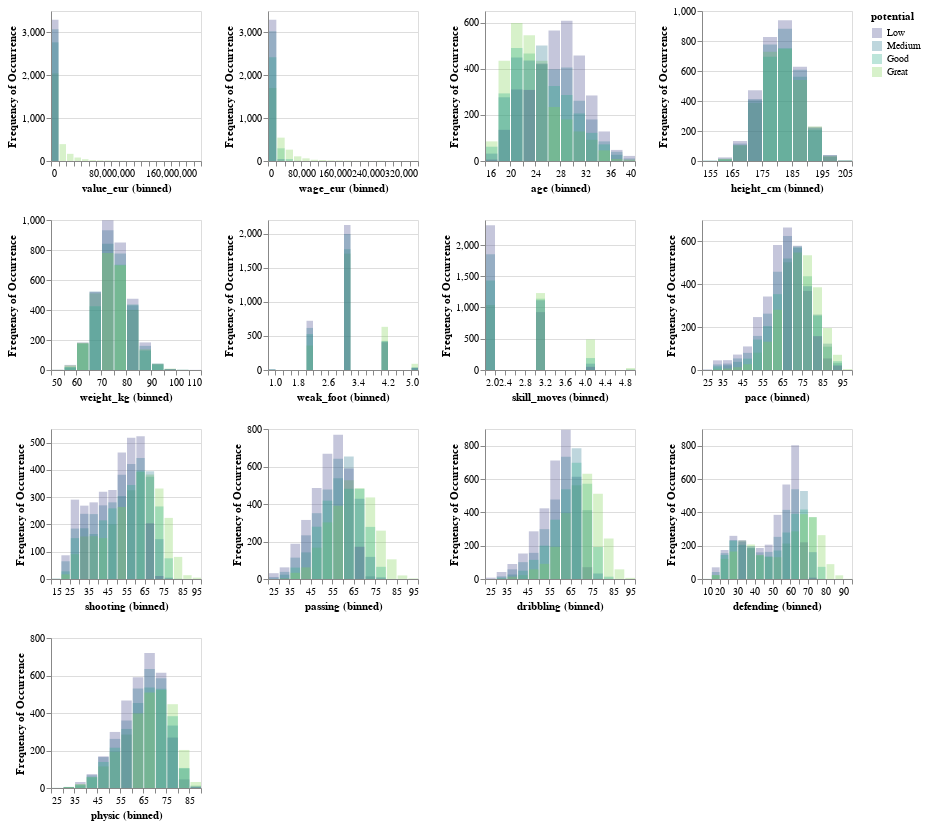

Notebook source saved alongside this figure:
### Code cell
# Exploratory data analysis and visualizing numeric feature distributions across classes
eda_plots = plot_numeric_distributions(fifa_train, 'potential', numeric_features=numeric_feats)
eda_plots
